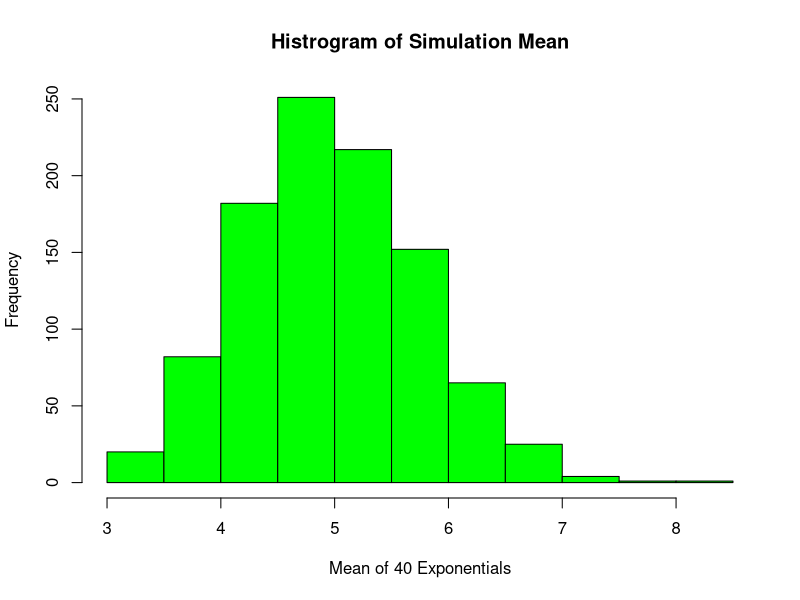
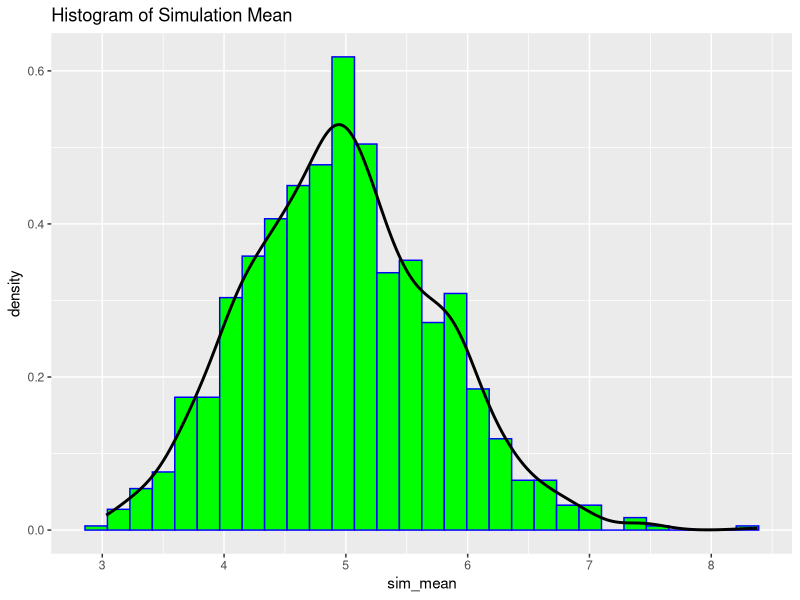
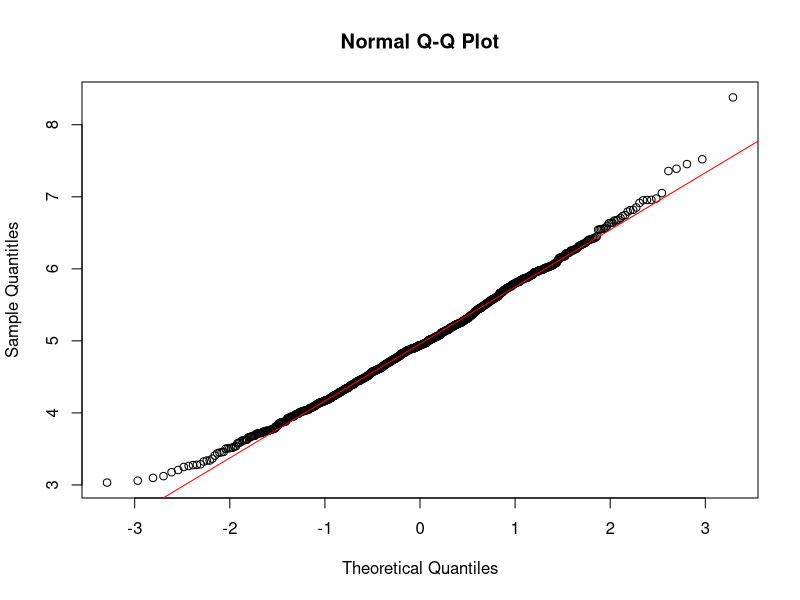

These figures' R source, in order:
## ---- chunk 1
knitr::opts_chunk$set(echo = TRUE)
## ---- chunk 2
# install the pacakes needed 
library(knitr)
library(ggplot2)
# set seed to make the report reproducible
set.seed(12345)
## ---- chunk 3
# set variables for the simulation
n <- 40
lambda <- 0.2
simulations <- 1000

# Create a matrix of 1000 rows with the columns for random simulation 40 times
matrix <- matrix(rexp(simulations * n, rate = lambda), simulations, n)

# calcualte means and plot it through histogram 
sim_mean <- rowMeans(matrix)
hist(sim_mean, xlab = "Mean of 40 Exponentials", ylab = "Frequency",
     main = "Histrogram of Simulation Mean", col = "green")
## ---- chunk 4
sample_mean <- mean(sim_mean)
sample_mean

theoretical_mean <- 1/lambda
theoretical_mean
## ---- chunk 5
sample_var <- var(sim_mean)
sample_var

theoretical_var <- (1/lambda)^2/n
theoretical_var
## ---- chunk 6
plotdata <- data.frame(sim_mean)
g <- ggplot(plotdata, aes(x = sim_mean))
g = g + geom_histogram(aes(y = ..density..), colour = "blue", fill = "green")
g = g + geom_density(colour = "black", size = 1)
g = g + ggtitle("Histogram of Simulation Mean")
g
## ---- chunk 7
sample_conf_interval <- round(mean(sim_mean) + c(-1,1)*1.96*sd(sim_mean)/sqrt(n), 3)
sample_conf_interval

theoretical_conf_interval <- round(mean(theoretical_mean) + c(-1, 1)*1.96*sqrt(theoretical_var)/sqrt(n), 3)
theoretical_conf_interval
## ---- chunk 8
qqnorm(sim_mean, main = "Normal Q-Q Plot", xlab = "Theoretical Quantiles", ylab = "Sample Quantitles")
qqline(sim_mean, col = "red")
